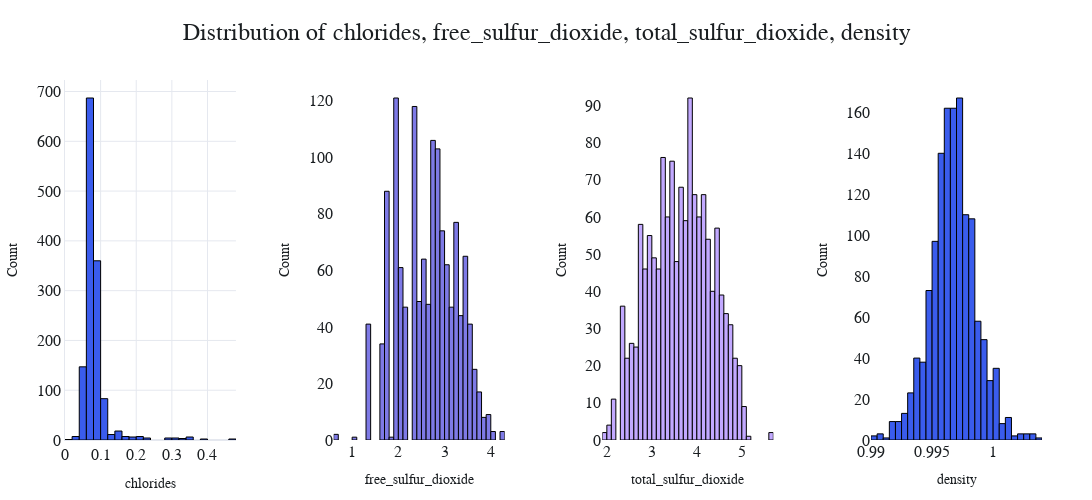

Here is the notebook cell this chart was saved with:
### Code cell
plot_histograms(
    transformed_wine_df,
    ["chlorides", "free_sulfur_dioxide", "total_sulfur_dioxide", "density"],
    save_path="../images/histograms1_transformed.png",
)

### Figure 1 — Plotly figure (JSON) as saved in the notebook; plotly's stock layout.template omitted (floating-point values rounded to 4 significant figures; data arrays with more than 128 entries replaced by an {"elided": "..."} marker saying what was removed)
{"data": [{"marker": {"color": "#3A5CED", "line": {"color": "#000000", "width": 1}}, "name": "chlorides", "nbinsx": 40, "type": "histogram", "x": {"elided": "1359 float values"}, "xaxis": "x", "yaxis": "y"}, {"marker": {"color": "#7E7AE6", "line": {"color": "#000000", "width": 1}}, "name": "free_sulfur_dioxide", "nbinsx": 40, "type": "histogram", "x": {"elided": "1359 float values"}, "xaxis": "x2", "yaxis": "y2"}, {"marker": {"color": "#C2A9FF", "line": {"color": "#000000", "width": 1}}, "name": "total_sulfur_dioxide", "nbinsx": 40, "type": "histogram", "x": {"elided": "1359 float values"}, "xaxis": "x3", "yaxis": "y3"}, {"marker": {"color": "#3A5CED", "line": {"color": "#000000", "width": 1}}, "name": "density", "nbinsx": 40, "type": "histogram", "x": {"elided": "1359 float values"}, "xaxis": "x4", "yaxis": "y4"}], "layout": {"font": {"color": "#1A1E21", "family": "Gordita, Figtree, sans-serif", "size": 16}, "height": 500, "margin": {"b": 50, "l": 50, "r": 50, "t": 80}, "paper_bgcolor": "#FFFFFF", "plot_bgcolor": "#FFFFFF", "showlegend": false, "title": {"font": {"color": "#1A1E21", "family": "Gordita, Figtree, sans-serif", "size": 24}, "text": "Distribution of chlorides, free_sulfur_dioxide, total_sulfur_dioxide, density", "x": 0.5}, "width": 1600, "xaxis": {"anchor": "y", "domain": [0, 0.175], "gridcolor": "#E5E8EF", "linecolor": "#E5E8EF", "linewidth": 1, "showline": true, "title": {"font": {"size": 14}, "text": "chlorides"}, "zerolinecolor": "#E5E8EF"}, "xaxis2": {"anchor": "y2", "domain": [0.275, 0.45], "title": {"font": {"size": 14}, "text": "free_sulfur_dioxide"}}, "xaxis3": {"anchor": "y3", "domain": [0.55, 0.725], "title": {"font": {"size": 14}, "text": "total_sulfur_dioxide"}}, "xaxis4": {"anchor": "y4", "domain": [0.825, 1], "title": {"font": {"size": 14}, "text": "density"}}, "yaxis": {"anchor": "x", "domain": [0, 1], "gridcolor": "#E5E8EF", "linecolor": "#E5E8EF", "linewidth": 1, "showline": true, "title": {"font": {"size": 14}, "text": "Count"}, "zerolinecolor": "#E5E8EF"}, "yaxis2": {"anchor": "x2", "domain": [0, 1], "title": {"font": {"size": 14}, "text": "Count"}}, "yaxis3": {"anchor": "x3", "domain": [0, 1], "title": {"font": {"size": 14}, "text": "Count"}}, "yaxis4": {"anchor": "x4", "domain": [0, 1], "title": {"font": {"size": 14}, "text": "Count"}}}}
